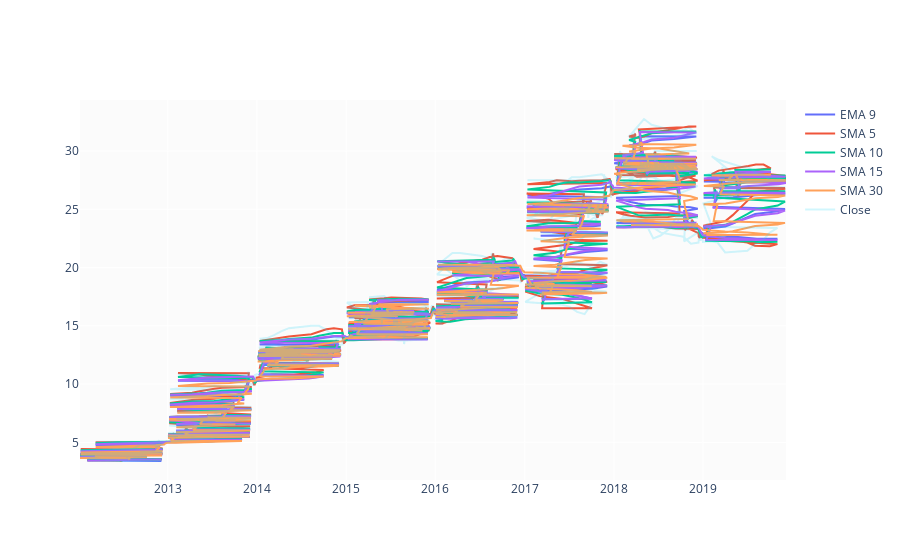

The code cell stored with this chart in its notebook:
### Markdown cell above
* Moving Averages(2)

### Code cell
saf['EMA_9'] = saf['Close'].ewm(9).mean().shift()
saf['SMA_5'] = saf['Close'].rolling(5).mean().shift()
saf['SMA_10'] = saf['Close'].rolling(10).mean().shift()
saf['SMA_15'] = saf['Close'].rolling(15).mean().shift()
saf['SMA_30'] = saf['Close'].rolling(30).mean().shift()

fig = go.Figure()
fig.add_trace(go.Scatter(x=saf.Date, y=saf.EMA_9, name='EMA 9'))
fig.add_trace(go.Scatter(x=saf.Date, y=saf.SMA_5, name='SMA 5'))
fig.add_trace(go.Scatter(x=saf.Date, y=saf.SMA_10, name='SMA 10'))
fig.add_trace(go.Scatter(x=saf.Date, y=saf.SMA_15, name='SMA 15'))
fig.add_trace(go.Scatter(x=saf.Date, y=saf.SMA_30, name='SMA 30'))
fig.add_trace(go.Scatter(x=saf.Date, y=saf.Close, name='Close', opacity=0.2))
fig.show()

### Figure 1 — Plotly figure (JSON) as saved in the notebook; plotly's stock layout.template omitted (floating-point values rounded to 4 significant figures; data arrays with more than 128 entries replaced by an {"elided": "..."} marker saying what was removed)
{"data": [{"name": "EMA 9", "x": {"elided": "1753 str values"}, "y": {"elided": "1753 float values"}, "type": "scatter"}, {"name": "SMA 5", "x": {"elided": "1753 str values"}, "y": {"elided": "1753 float values"}, "type": "scatter"}, {"name": "SMA 10", "x": {"elided": "1753 str values"}, "y": {"elided": "1753 float values"}, "type": "scatter"}, {"name": "SMA 15", "x": {"elided": "1753 str values"}, "y": {"elided": "1753 float values"}, "type": "scatter"}, {"name": "SMA 30", "x": {"elided": "1753 str values"}, "y": {"elided": "1753 float values"}, "type": "scatter"}, {"name": "Close", "opacity": 0.2, "x": {"elided": "1753 str values"}, "y": {"elided": "1753 float values"}, "type": "scatter"}], "layout": {"xaxis": {"type": "date", "range": ["2012-01-08", "2019-12-06"], "autorange": true}, "yaxis": {"type": "linear", "range": [1.769, 34.38], "autorange": true}, "autosize": true}}
